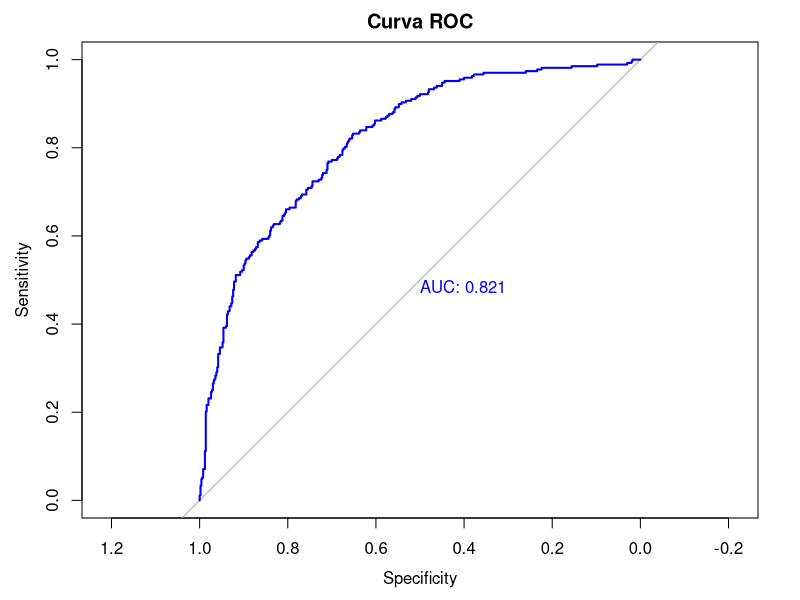
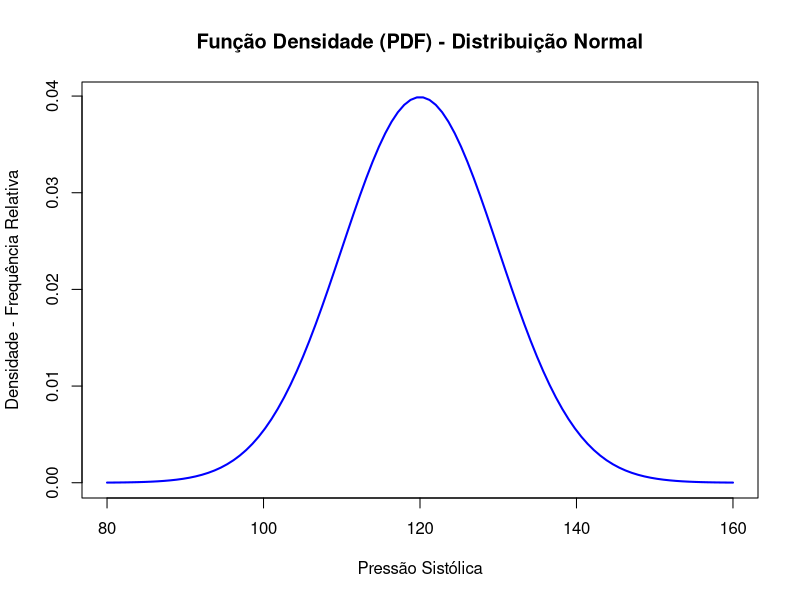
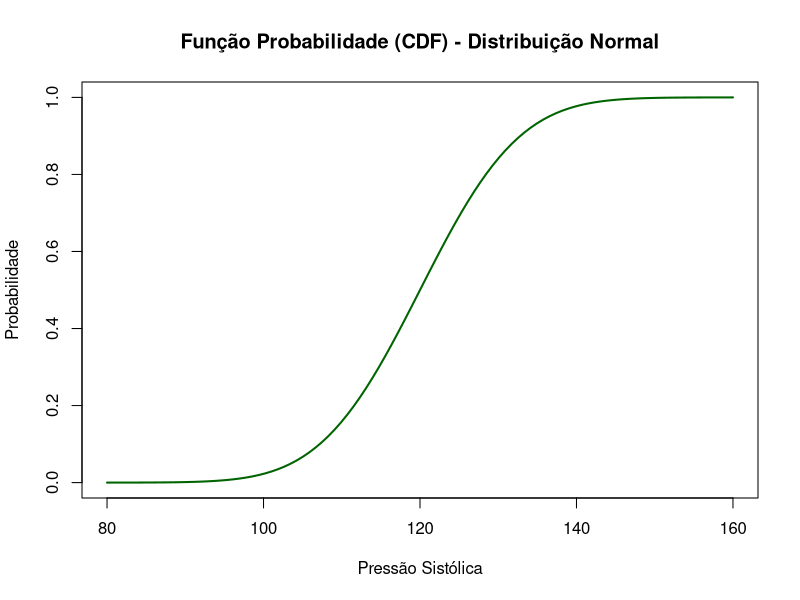
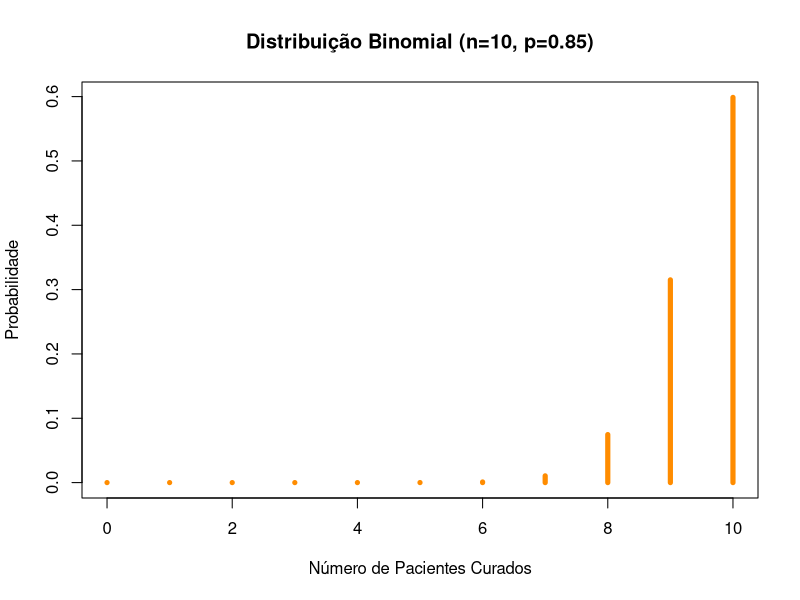
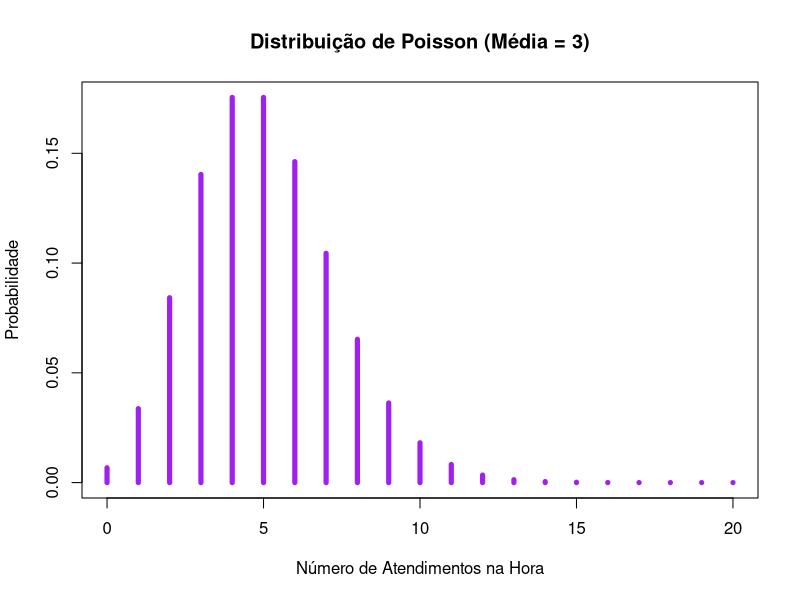
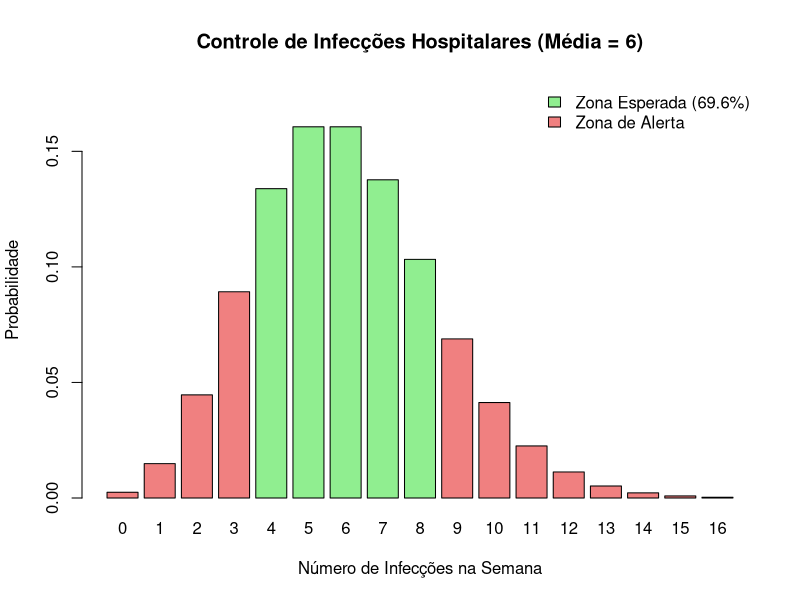

R code for these plots, in order:
################ TEMA 2 - TEOREMA DE BAYES ####################################
# EXEMPLO 1: Você projetou um algoritmo para detectar Fibrilação Ventricular (FV)
# em um monitor de UTI.
#
# - Sensibilidade (S): 99% (O algoritmo é excelente para detectar a parada cardíaca)
# - Especificidade (E): 95% (O algoritmo se confunde com movimentos do paciente 5% das vezes)
# - Prevalência (P): 0.5% (A chance de um paciente ter uma FV em um dado momento é muito baixa)

S_monitor <- 0.99  # Sensibilidade (Alta segurança)
E_monitor <- 0.95  # Especificidade (5% de falsos alarmes por artefatos de movimento)
P_monitor <- 0.005 # 0.5% (Evento crítico, mas raro no tempo contínuo)

# Cálculo da Probabilidade do Alarme Disparar (P(B))
# Alarme toca = (É parada cardíaca E detectou) + (NÃO é parada E alarme errou)
prob_alarme_tocar <- (S_monitor * P_monitor) + ((1 - E_monitor) * (1 - P_monitor))
print(prob_alarme_tocar)

# Teorema de Bayes: Dado que o alarme tocou, qual a chance de ser REALMENTE uma FV?
# VPP = (Sensibilidade * Prevalência) / Probabilidade do Alarme Tocar
vpp_monitor <- (S_monitor * P_monitor) / prob_alarme_tocar

# Exibindo o resultado
cat("\n--- Análise de Fadiga de Alarmes ---\n")
cat("Probabilidade do alarme disparar:", round(prob_alarme_tocar * 100, 2), "%\n")
cat("Se o alarme tocar, a chance de ser uma emergência real é de apenas:", round(vpp_monitor * 100, 2), "%\n")

# Interpretação:
# De cada 100 alarmes que tocam, apenas cerca de 9 são reais e 91 são falsos positivos
# Isso explica por que a equipe médica às vezes demora a reagir.
# Desafio de Engenharia: Aumentar a especificidade (filtragem de ruído)







# EXEMPLO 2: Teste para uma doença rara com as seguintes condições
# Sensibilidade (S): 95% | Especificidade (E): 90% | Prevalência (P): 1%

S <- 0.95  # P(Positivo | Doente)
E <- 0.90
P <- 0.01  # P(Doente) -> doença rara!!!

# Probabilidade de Teste Positivo (Total)
# P(Positivo) = (Doentes detectados) + (Sadios falsamente detectados)
prob_teste_positivo <- (S * P) + ((1 - E) * (1 - P))
print(prob_teste_positivo)

# Valor Preditivo Positivo (VPP) - Teorema de Bayes
# P(Doente | Positivo) -> P(B∣A)=(P(A∣B)⋅P(B))/P(A)
vpp <- (S * P) / prob_teste_positivo

print(paste("A chance real de doença dado um teste positivo é:", round(vpp*100, 2), "%"))
# Observe que a prevalência baixa atrapalha a confiabilidade do teste!











################ TEMA 3 – SENSIBILIDADE E ESPECIFICIDADE ######################
### Avaliação da acurácia de testes diagnósticos
# Pacotes necessários
if(!require(mlbench)) install.packages('mlbench')
if(!require(caret)) install.packages('caret')
if(!require(pROC)) install.packages('pROC')
library(mlbench)
library(caret)
library(pROC)

# Carregar dados
data(PimaIndiansDiabetes)
df <- PimaIndiansDiabetes
str(df)

# Ajustar um modelo preditivo (logística simples para exemplo)
set.seed(123)
# modelo linear generalizado logístico (binomial)
modelo <- glm(diabetes ~ glucose + mass + age, data = df, family = binomial)

# Para o modelo gerado, qual a probabilidade de acerto
prob <- predict(modelo, type = "response")

# Classificação da probabiliadde obtida usando ponto de corte de 0.5 (Threshold)
corte <- 0.5 
pred <- factor(ifelse(prob > corte, "pos", "neg"), levels = c("neg", "pos"))
real <- df$diabetes # seleciona a coluna com as condições reais


# Matriz de confusão
tabela <- table(Resultado_obtido = pred, Condição_real = real)
print(tabela)

# Extraindo valores
VP <- tabela["pos","pos"]
VN <- tabela["neg","neg"]
FP <- tabela["pos","neg"]
FN <- tabela["neg","pos"]

# Medidas calculadas manualmente
sens <- VP/(VP+FN)
esp  <- VN/(VN+FP)
vpp  <- VP/(VP+FP)
vpn  <- VN/(VN+FN)
acc  <- (VP+VN)/(VP+VN+FP+FN)
f1   <- 2 * (sens * (VP/(VP+FP))) / (sens + (VP/(VP+FP)))

# Exibindo resultados
cat("Sensibilidade:", round(sens,3), "\n")
cat("Especificidade:", round(esp,3), "\n")
cat("VPP:", round(vpp,3), "\n")
cat("VPN:", round(vpn,3), "\n")
cat("Acurácia:", round(acc,3), "\n")
cat("F1-score:", round(f1,3), "\n")

# Curva ROC e AUC
roc_obj <- roc(real, prob, levels = c("neg", "pos"))
plot(roc_obj, col="blue", main="Curva ROC", print.auc=TRUE)


### Pelo pacote CARET podemos obter tudo isso pela seguinte função
resultado_completo <- confusionMatrix(data = pred, reference = real, positive = "pos")
print(resultado_completo)










################ TEMA 4 – FUNÇÕES DENSIDADE E DISTRIBUIÇÃO ####################

### Função densidade de probabilidade (PDF)
# Você está analisando dados de uma população saudável para calibrar um sensor.
# A literatura médica indica que a pressão sistólica segue uma distribuição Normal
# com Média = 120 mmHg e Desvio Padrão = 10 mmHg.

# Criando uma sequência de valores x
x <- seq(80, 160, length.out = 100)

# Calculando a densidade normal com média 120 e desvio padrão 10
densidade <- dnorm(x, mean = 120, sd = 10)

# Plotando a curva de densidade
plot(x, densidade, 
     type = "l", 
     col = "blue", 
     lwd = 2,
     main = "Função Densidade (PDF) - Distribuição Normal",
     xlab = "Pressão Sistólica", 
     ylab = "Densidade - Frequência Relativa")
# A PDF responde: "Onde os dados estão concentrados?"
# Útil para visualizar qual a faixa de pressão mais comum que seu sensor lerá.




### Função de distribuição acumulada (CDF)
# Criando uma sequência de valores x
x <- seq(80, 160, length.out = 100)

# Calculando a probabilidade normal com média 120 e desvio padrão 10
probabilidade <- pnorm(x, mean = 120, sd = 10)

# Plotando a curva de probabilidade
plot(x, probabilidade, 
     type = "l", 
     col = "darkgreen", 
     lwd = 2,
     main = "Função Probabilidade (CDF) - Distribuição Normal",
     xlab = "Pressão Sistólica", 
     ylab = "Probabilidade")
# Aqui podemos saber qual a chance da pressão ser MENOR que x?
# ou quantos por cento estão abaixo ou acima de x?

# Desenvolvendo um alarme de hipertensão.
# Se considerarmos Hipertensão > 140 mmHg (Sistólica), qual % da população 
# teórica acionaria o alarme?

limite_hipertensao <- 140

# pnorm calcula a chance de ser MENOR que 140. 
# Para saber MAIOR, fazemos 1 - pnorm.
chance_hipertensao <- 1 - pnorm(limite_hipertensao, mean = 120, sd = 10)

cat("Cenário de Diagnóstico:\n")
cat("Probabilidade de um paciente aleatório ter pressão ACIMA de 140 mmHg:", 
    round(chance_hipertensao * 100, 2), "%\n")
# Resultado esperado: ~2.28%. Isso ajuda a estimar quantos alarmes positivos ocorrerão.









################ TEMA 5 – DISTRIBUIÇÕES BINOMIAL E POISSON ####################

### Distribuição Binomial
# Cenário: 10 pacientes, chance de cura 85%. Qual a distribuição das curas?
n <- 10       # número de pacientes
k <- 0:n      # número de acertos desejados (0 até 10)
p <- 0.95     # probabilidade de cura

# Calculando a distriuição binomial do problema
prob <- dbinom(k, size = n, prob = p)

# Visualizando a distribuição
plot(k, prob, type = "h", lwd = 5, col = "darkorange",
     main = "Distribuição Binomial (n=10, p=0.85)",
     xlab = "Número de Pacientes Curados", ylab = "Probabilidade")





### Distribuição de Poisson
# Cenário: Média de 3 atendimentos/hora. Como isso varia?
lambda <- 5
ocorrencias <- 0:20 # Vamos ver a chance de 0 até 10 atendimentos

probs_pois <- dpois(ocorrencias, lambda = lambda)

plot(ocorrencias, probs_pois, type = "h", lwd = 5, col = "purple",
     main = "Distribuição de Poisson (Média = 3)",
     xlab = "Número de Atendimentos na Hora", ylab = "Probabilidade")







### Probabilidade Acumulada e Complementar
# Probabilidade acumulada (<=5)  
prob_acum <- ppois(5, lambda = 3)  
print(prob_acum) 


# Probabilidade complementar (>5)
prob_comp <- 1 - prob_acum
print(prob_comp)





### EXEMPLO PRÁTICO
"Você é um pesquisador em saúde pública analisando a eficácia de um novo 
protocolo de higiene em um hospital. 
Um indicador crítico é o número semanal de infecções hospitalares registradas. 
Estudos anteriores mostram que, antes do novo protocolo, o hospital tinha uma 
média de 6 infecções por semana (distribuição de Poisson). 
Calcule a probabilidade de ocorrerem entre 4 e 8 infecções (faixa controlada)
Para resolvermos esse problema, calculamos o intervalo das probabilidades da 
seguinte forma:
P(4≤X≤8)=P(X≤8)-P(X≤3)
Parando em 3, sem incluir o 4, pois estaríamos eliminando essa probabilidade do 
intervalo. Ou seja, P(X ≥ 4) = 1 - P(X ≤ 3).
"
# Probabilidade acumulada até 8
p8 <- ppois(8, lambda = 6)

# Probabilidade acumulada até 3
p3 <- ppois(3, lambda = 6)

# Probabilidade no intervalo [4, 8]
prob_intervalo <- p8 - p3
print(paste("Probabilidade de 4 a 8 infecções:", round(prob_intervalo*100, 2),"%"))

### VISUALIZAÇÃO DE CONTROLE DE QUALIDADE (POISSON) ###
# Parâmetros do Processo
lambda <- 6  # Média histórica
x <- 0:16    # Vamos visualizar de 0 a 16 casos

# Calcular probabilidades para cada número de casos
probs <- dpois(x, lambda = lambda)

# Definir as cores: Verde para "Normal" (4-8), Vermelho para "Alerta"
# ifelse(teste, valor_se_sim, valor_se_nao)
cores <- ifelse(x >= 4 & x <= 8, "lightgreen", "lightcoral")

# Plotar o Gráfico de Barras
barplot(probs, 
        names.arg = x, 
        col = cores, 
        main = "Controle de Infecções Hospitalares (Média = 6)",
        xlab = "Número de Infecções na Semana",
        ylab = "Probabilidade",
        border = "black",
        ylim = c(0, 0.18)) # Aumenta um pouco o teto do Y para caber a legenda
legend("topright", 
       legend = c("Zona Esperada (69.6%)", "Zona de Alerta"), 
       fill = c("lightgreen", "lightcoral"),
       bty = "n") # bty="n" remove a caixa em volta da legenda

